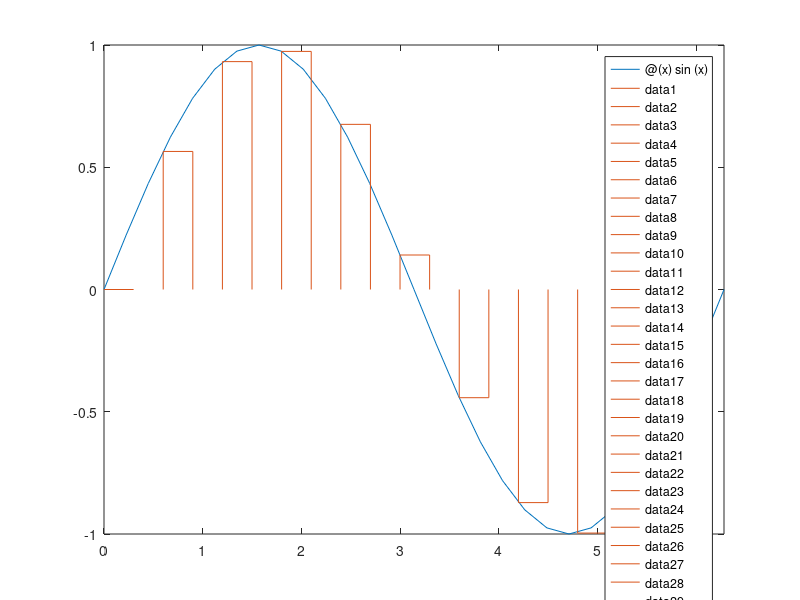

Write the MATLAB code that produced this figure.
f = @(x) sin(x);
dx = 0.3;
x = 0:dx:2 * pi;

% metoda prostokatow

tic
C_1 = sum(f(x)) * dx
toc
figure(1)
fplot(f, [0, 2 * pi])
hold on

for i = 1:2:(2 * pi / dx)
    line([x(i), x(i)], [0, f((x(i)))])
    line([x(i), x(i + 1)], [f((x(i))), f((x(i)))])
    line([x(i + 1), x(i + 1)], [0, f((x(i)))])

end

% metoda trapezów

tic
C_2 = (sum(f(x)) - (f(x(1)) - f(x(end))) / 2) * dx
toc

% matlab

tic
C_3 = integral(f, x(1), x(end))
toc

tic
C_4 = quad(f, x(1), x(end))
toc
